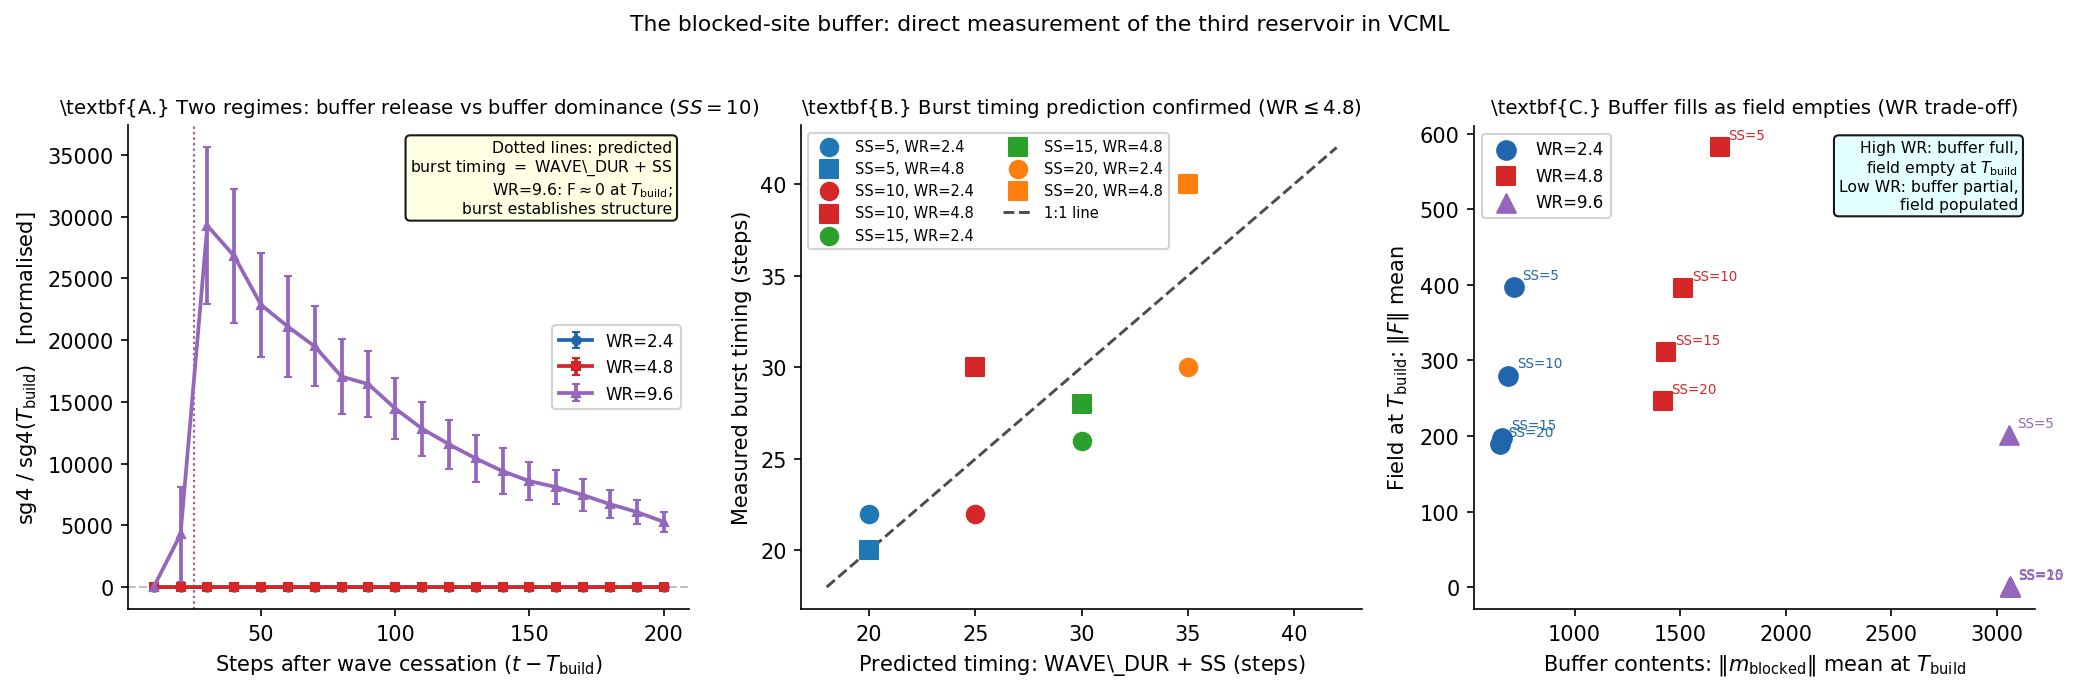

This figure's Python source:
"""
paper19_figure1.py -- Figure 1 for Paper 19

Three-panel figure:
  A: Phase 3 sg4 trajectories for SS=10, three WR values
     Shows the two-regime split: moderate burst (WR<=4.8) vs explosive growth (WR=9.6)
     Annotates burst timing prediction WAVE_DUR+SS
  B: Burst timing (empirical) vs WAVE_DUR+SS (predicted)
     All 12 moderate conditions; expected 1:1 line
  C: Buffer contents (m_blocked_norm) vs field at T_BUILD (f_norm)
     Coloured by WR; shows the buffer-field tradeoff

Output: paper19_figure1.pdf, paper19_figure1.png
"""
import json, os, math
import numpy as np
import matplotlib
matplotlib.use("Agg")
import matplotlib.pyplot as plt
import matplotlib.cm as cm

DIR = os.path.dirname(__file__)
results = json.load(open(os.path.join(DIR, "results", "paper19_results.json")))

SS_VALS   = [5, 10, 15, 20]
WR_VALS   = [2.4, 4.8, 9.6]
N_SEEDS   = 5
T_BUILD   = 2000
WAVE_DUR  = 15
PHASE3_CPS = list(range(T_BUILD + 10, 2201, 10))

WR_COLORS  = ["#2166ac", "#d62728", "#9467bd"]
WR_MARKERS = ["o", "s", "^"]
SS_COLORS  = ["#1f77b4", "#d62728", "#2ca02c", "#ff7f0e"]


def make_key(ss, wr, seed):
    return f"p19,ss{ss},wr{wr:.1f},{seed}"


def mean_t(ss, wr, t):
    keys = [make_key(ss, wr, s) for s in range(N_SEEDS) if make_key(ss, wr, s) in results]
    vals = [results[k].get(f"sg4_{t}", float("nan")) for k in keys]
    vals = [v for v in vals if not math.isnan(v)]
    return float(np.mean(vals)) if vals else float("nan")


def err_t(ss, wr, t):
    keys = [make_key(ss, wr, s) for s in range(N_SEEDS) if make_key(ss, wr, s) in results]
    vals = [results[k].get(f"sg4_{t}", float("nan")) for k in keys]
    vals = [v for v in vals if not math.isnan(v)]
    return float(np.std(vals) / math.sqrt(len(vals))) if len(vals) > 1 else 0.0


def mean_field(ss, wr, field):
    keys = [make_key(ss, wr, s) for s in range(N_SEEDS) if make_key(ss, wr, s) in results]
    vals = [results[k].get(field, float("nan")) for k in keys]
    vals = [v for v in vals if not math.isnan(v)]
    return float(np.mean(vals)) if vals else float("nan")


def burst_stats(ss, wr):
    """(burst_amplitude, burst_timing_steps) averaged over seeds."""
    amps, timings = [], []
    for seed in range(N_SEEDS):
        key = make_key(ss, wr, seed)
        if key not in results:
            continue
        r  = results[key]
        v0 = r.get(f"sg4_{T_BUILD}", float("nan"))
        if math.isnan(v0) or v0 <= 0:
            continue
        phase3 = [(t, r.get(f"sg4_{t}", float("nan"))) for t in PHASE3_CPS]
        phase3 = [(t, v) for t, v in phase3 if not math.isnan(v)]
        if not phase3:
            continue
        t_peak, v_peak = max(phase3, key=lambda x: x[1])
        amps.append((v_peak - v0) / v0)
        timings.append(t_peak - T_BUILD)
    if not amps:
        return float("nan"), float("nan")
    return float(np.mean(amps)), float(np.mean(timings))


fig, axes = plt.subplots(1, 3, figsize=(14, 4.5))

# ============================================================
# Panel A: Phase 3 trajectories (SS=10, three WR values)
# ============================================================
ax = axes[0]
SS_PLOT = 10
t_rel = [t - T_BUILD for t in PHASE3_CPS]

for j, wr in enumerate(WR_VALS):
    v0 = mean_t(SS_PLOT, wr, T_BUILD)
    if v0 <= 0 or math.isnan(v0):
        # WR=9.6 may have near-zero f at T_BUILD; show absolute sg4 instead
        sg4_vals = [mean_t(SS_PLOT, wr, t) for t in PHASE3_CPS]
        # Normalise to first non-zero value or just plot absolute
        sg4_vals_plot = sg4_vals
        errs = [err_t(SS_PLOT, wr, t) for t in PHASE3_CPS]
        ax.errorbar(t_rel, sg4_vals_plot, yerr=errs,
                    fmt=WR_MARKERS[j] + "-", color=WR_COLORS[j],
                    ms=4, lw=1.8, capsize=2,
                    label=f"WR={wr:.1f} (abs)")
    else:
        norm_vals = [mean_t(SS_PLOT, wr, t) / v0 for t in PHASE3_CPS]
        errs = [err_t(SS_PLOT, wr, t) / v0 for t in PHASE3_CPS]
        ax.errorbar(t_rel, norm_vals, yerr=errs,
                    fmt=WR_MARKERS[j] + "-", color=WR_COLORS[j],
                    ms=4, lw=1.8, capsize=2,
                    label=f"WR={wr:.1f}")

    # Mark predicted burst timing
    pred_timing = WAVE_DUR + SS_PLOT
    ax.axvline(pred_timing, color=WR_COLORS[j], ls=":", lw=1.0, alpha=0.6)

ax.axhline(1.0, color="gray", ls="--", lw=1.0, alpha=0.5)
ax.set_xlabel(r"Steps after wave cessation ($t - T_{\rm build}$)", fontsize=10)
ax.set_ylabel(r"sg4 / sg4$(T_{\rm build})$   [normalised]", fontsize=10)
ax.set_title(r"\textbf{A.} Two regimes: buffer release vs buffer dominance ($SS=10$)",
             fontsize=9.5)
ax.legend(fontsize=8, framealpha=0.85)
ax.spines["top"].set_visible(False)
ax.spines["right"].set_visible(False)
ax.text(0.97, 0.97,
        "Dotted lines: predicted\nburst timing $=$ WAVE\\_DUR $+$ SS\n"
        "WR=9.6: F$\\approx$0 at $T_{\\rm build}$;\nburst establishes structure",
        transform=ax.transAxes, fontsize=7.5, ha="right", va="top",
        bbox=dict(boxstyle="round,pad=0.3", facecolor="lightyellow", alpha=0.9))

# ============================================================
# Panel B: Burst timing vs WAVE_DUR + SS (moderate WR only)
# ============================================================
ax = axes[1]

pred_all, meas_all = [], []
for i, ss in enumerate(SS_VALS):
    for j, wr in enumerate([2.4, 4.8]):   # moderate WR only
        _, btim = burst_stats(ss, wr)
        if math.isnan(btim):
            continue
        pred = WAVE_DUR + ss
        pred_all.append(pred)
        meas_all.append(btim)
        ax.scatter(pred, btim, color=SS_COLORS[i],
                   marker=WR_MARKERS[j], s=70, zorder=3,
                   label=f"SS={ss}, WR={wr:.1f}")

# 1:1 line
lo = min(pred_all + meas_all) - 2
hi = max(pred_all + meas_all) + 2
ax.plot([lo, hi], [lo, hi], "--", color="black", lw=1.4, alpha=0.7, label="1:1 line")

ax.set_xlabel(r"Predicted timing: WAVE\_DUR $+$ SS (steps)", fontsize=10)
ax.set_ylabel(r"Measured burst timing (steps)", fontsize=10)
ax.set_title(r"\textbf{B.} Burst timing prediction confirmed ($\rm WR \leq 4.8$)",
             fontsize=9.5)
ax.legend(fontsize=7, framealpha=0.85, ncol=2)
ax.spines["top"].set_visible(False)
ax.spines["right"].set_visible(False)

# ============================================================
# Panel C: Buffer (m_blocked_norm) vs Field (f_norm) at T_BUILD
# ============================================================
ax = axes[2]

for j, wr in enumerate(WR_VALS):
    mb_vals, fn_vals, ss_labels = [], [], []
    for ss in SS_VALS:
        mb = mean_field(ss, wr, "m_blocked_norm_2000")
        fn = mean_field(ss, wr, "f_norm_2000")
        if not (math.isnan(mb) or math.isnan(fn)):
            mb_vals.append(mb)
            fn_vals.append(fn)
            ss_labels.append(ss)
    ax.scatter(mb_vals, fn_vals, color=WR_COLORS[j], marker=WR_MARKERS[j],
               s=80, zorder=3, label=f"WR={wr:.1f}")
    # Annotate SS values
    for mb, fn, ss in zip(mb_vals, fn_vals, ss_labels):
        ax.annotate(f"SS={ss}", (mb, fn), textcoords="offset points",
                    xytext=(4, 4), fontsize=6.5, color=WR_COLORS[j])

ax.set_xlabel(r"Buffer contents: $\|m_{\rm blocked}\|$ mean at $T_{\rm build}$", fontsize=10)
ax.set_ylabel(r"Field at $T_{\rm build}$: $\|F\|$ mean", fontsize=10)
ax.set_title(r"\textbf{C.} Buffer fills as field empties (WR trade-off)", fontsize=9.5)
ax.legend(fontsize=8, framealpha=0.85)
ax.spines["top"].set_visible(False)
ax.spines["right"].set_visible(False)
ax.text(0.97, 0.97,
        "High WR: buffer full,\nfield empty at $T_{\\rm build}$\n"
        "Low WR: buffer partial,\nfield populated",
        transform=ax.transAxes, fontsize=7.5, ha="right", va="top",
        bbox=dict(boxstyle="round,pad=0.3", facecolor="lightcyan", alpha=0.9))

fig.suptitle(
    r"The blocked-site buffer: direct measurement of the third reservoir in VCML",
    fontsize=10.5, y=1.02
)
fig.tight_layout()

OUT = os.path.join(DIR, "paper19_figure1")
fig.savefig(OUT + ".pdf", bbox_inches="tight")
fig.savefig(OUT + ".png", dpi=150, bbox_inches="tight")
print(f"Saved {OUT}.pdf and {OUT}.png")

# Summary
print("\nBURST TIMING vs PREDICTION (moderate WR):")
print(f"  {'SS':>4} {'WR':>5} | pred | meas | diff")
for ss in SS_VALS:
    for wr in [2.4, 4.8]:
        _, btim = burst_stats(ss, wr)
        pred = WAVE_DUR + ss
        diff = btim - pred if not math.isnan(btim) else float("nan")
        print(f"  {ss:>4} {wr:>5.1f} | {pred:>4} | {btim:>4.0f} | {diff:>+5.0f}")
